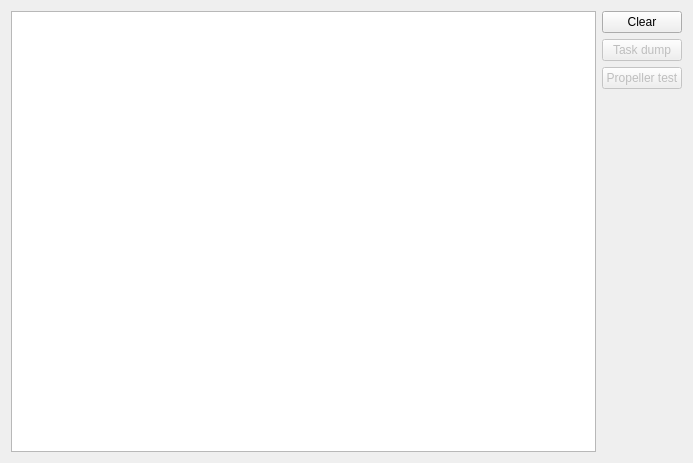
<?xml version="1.0" encoding="UTF-8"?>
<ui version="4.0">
 <class>Form</class>
 <widget class="QWidget" name="Form">
  <property name="geometry">
   <rect>
    <x>0</x>
    <y>0</y>
    <width>693</width>
    <height>463</height>
   </rect>
  </property>
  <property name="windowTitle">
   <string>Form</string>
  </property>
  <layout class="QHBoxLayout" name="horizontalLayout">
   <item>
    <layout class="QHBoxLayout" name="horizontalLayout_2">
     <item>
      <widget class="QTextEdit" name="console"/>
     </item>
     <item>
      <layout class="QVBoxLayout" name="verticalLayout">
       <item>
        <widget class="QPushButton" name="_clearButton">
         <property name="text">
          <string>Clear</string>
         </property>
        </widget>
       </item>
       <item>
        <widget class="QPushButton" name="_dumpSystemLoadButton">
         <property name="enabled">
          <bool>false</bool>
         </property>
         <property name="text">
          <string>Task dump</string>
         </property>
         <property name="checkable">
          <bool>false</bool>
         </property>
        </widget>
       </item>
       <item>
        <widget class="QPushButton" name="_propellerTestButton">
         <property name="enabled">
          <bool>false</bool>
         </property>
         <property name="toolTip">
          <string>&lt;html&gt;&lt;head/&gt;&lt;body&gt;&lt;p&gt;&lt;span style=&quot; font-weight:600; font-style:italic;&quot;&gt;Experimental feature:&lt;/span&gt;&lt;span style=&quot; font-weight:600;&quot;&gt; Tests propellers and motors&lt;/span&gt;&lt;/p&gt;&lt;p&gt;Place the Espdrone on a flat hard surface and run the propeller test.&lt;/p&gt;&lt;p&gt;The espdrone will run the motors in sequence and beeps the motors that are above the vibration threshold.&lt;/p&gt;&lt;p&gt;The results are also printed on the console.&lt;/p&gt;&lt;/body&gt;&lt;/html&gt;</string>
         </property>
         <property name="text">
          <string>Propeller test</string>
         </property>
        </widget>
       </item>
       <item>
        <spacer name="verticalSpacer">
         <property name="orientation">
          <enum>Qt::Vertical</enum>
         </property>
         <property name="sizeHint" stdset="0">
          <size>
           <width>20</width>
           <height>40</height>
          </size>
         </property>
        </spacer>
       </item>
      </layout>
     </item>
    </layout>
   </item>
  </layout>
 </widget>
 <resources/>
 <connections/>
</ui>
